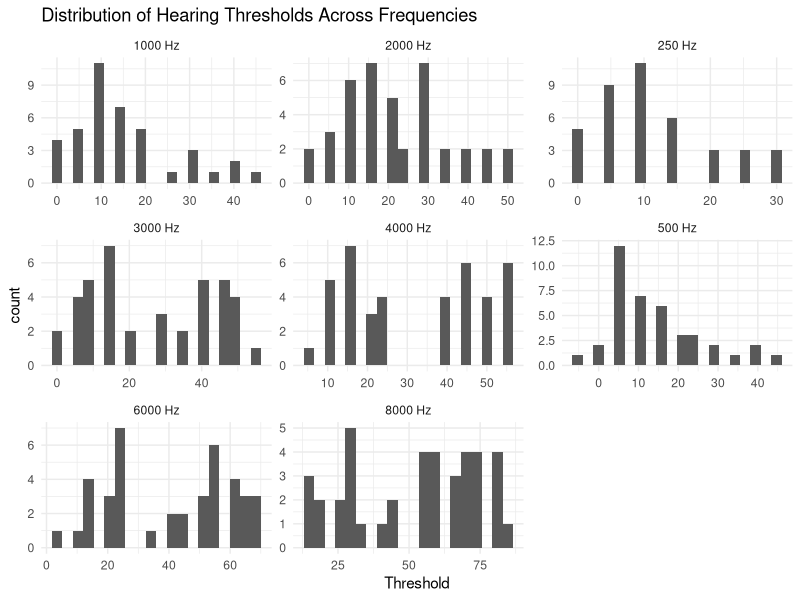
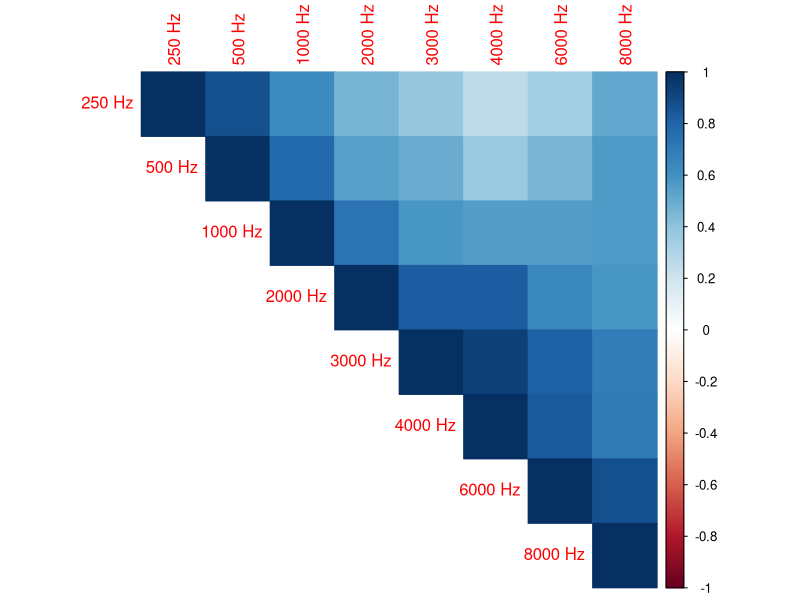
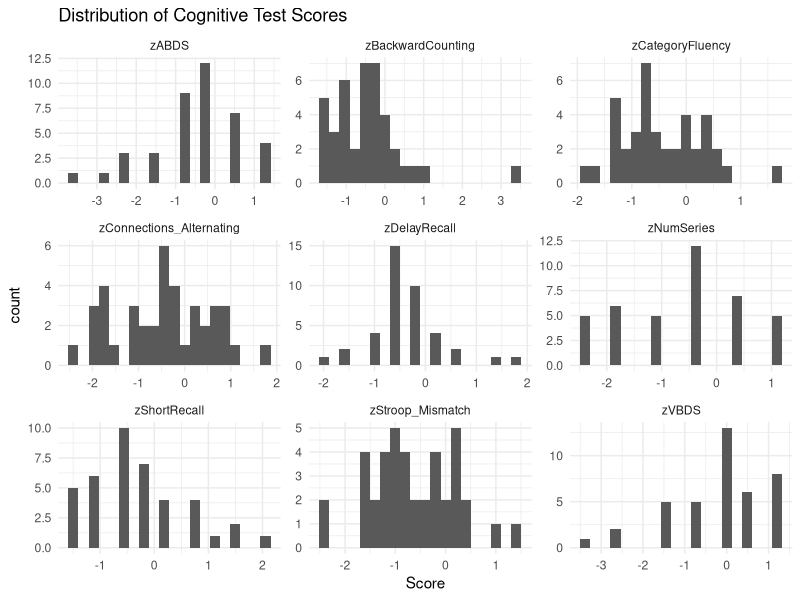
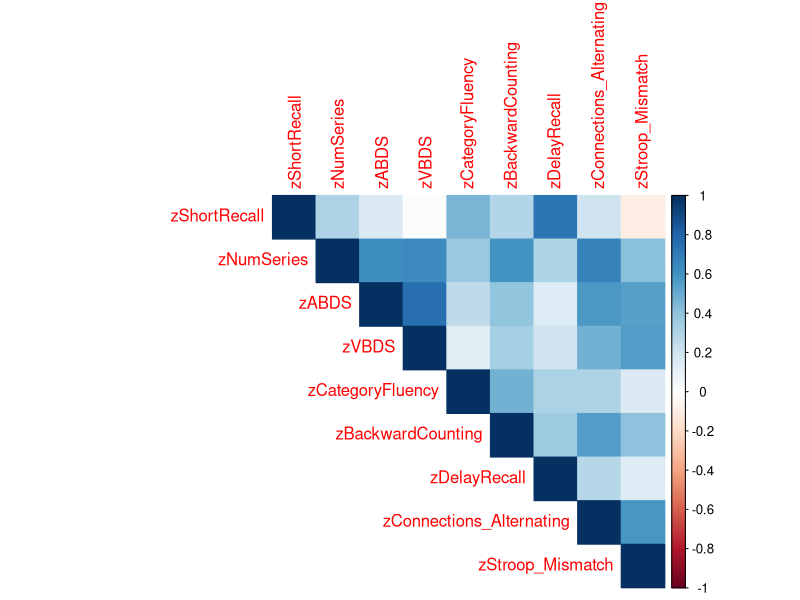

Recreate these plots in R, in order.
## ---- chunk 1

# Installing and loading the necessary libraries

install.packages("corrplot")

library(readxl)
library(tidyverse)
library(corrplot)
## ---- chunk 2
auditory_variables <- read_excel("data/journal.pone.0331487.s002.xlsx",sheet = "AuditoryVariables",skip = 1) # Skipping the header above data columns because the auditory dataset contained multi-level headers

cognitive_variables <- read_excel("data/journal.pone.0331487.s002.xlsx",
                        sheet = "CognitiveVariables (z-scores)")
## ---- chunk 3
head(auditory_variables)
glimpse(auditory_variables)
## ---- chunk 4
head(cognitive_variables)
glimpse(cognitive_variables)
## ---- chunk 5
auditory_variables_long <- auditory_variables%>%
  pivot_longer(cols = `250 Hz`:`8000 Hz`,
               names_to = "Frequency",
               values_to = "Threshold")

ggplot(auditory_variables_long, aes(x = Threshold)) +
  geom_histogram(bins = 20) +
  facet_wrap(~Frequency, scales = "free") +
  theme_minimal() +
  labs(title = "Distribution of Hearing Thresholds Across Frequencies")
## ---- chunk 6
auditory_variables_1 <- auditory_variables %>%
  select(`250 Hz`:`8000 Hz`)

auditory_correlations <- cor(auditory_variables_1)

library(corrplot)
corrplot(auditory_correlations, method = "color", type = "upper")
## ---- chunk 7
cognitive_variables_long <- cognitive_variables %>%
  pivot_longer(cols = zShortRecall:zStroop_Mismatch,
               names_to = "Test",
               values_to = "Score")

ggplot(cognitive_variables_long, aes(x = Score)) +
  geom_histogram(bins = 20) +
  facet_wrap(~Test, scales = "free") +
  theme_minimal() +
  labs(title = "Distribution of Cognitive Test Scores")
## ---- chunk 8
cognitive_variables_1 <- cognitive_variables %>%
  select(zShortRecall:zStroop_Mismatch)

cognitive_correlation <- cor(cognitive_variables_1)

# drawing the correlation matrix

corrplot(cognitive_correlation, method = "color", type = "upper")
